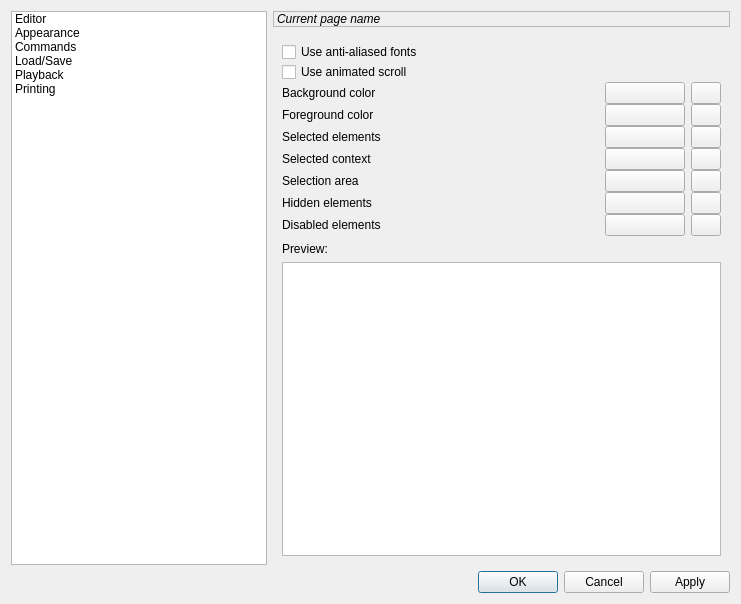
<?xml version="1.0" encoding="UTF-8"?>
<ui version="4.0">
 <class>uiSettingsDialog</class>
 <widget class="QDialog" name="uiSettingsDialog">
  <property name="geometry">
   <rect>
    <x>0</x>
    <y>0</y>
    <width>741</width>
    <height>604</height>
   </rect>
  </property>
  <property name="windowTitle">
   <string>Settings</string>
  </property>
  <layout class="QGridLayout" name="gridLayout">
   <item row="0" column="0">
    <layout class="QHBoxLayout">
     <property name="spacing">
      <number>6</number>
     </property>
     <property name="margin">
      <number>0</number>
     </property>
     <item>
      <widget class="QListWidget" name="uiSettingsList">
       <property name="sizePolicy">
        <sizepolicy hsizetype="Minimum" vsizetype="Expanding">
         <horstretch>0</horstretch>
         <verstretch>0</verstretch>
        </sizepolicy>
       </property>
       <property name="iconSize">
        <size>
         <width>50</width>
         <height>50</height>
        </size>
       </property>
       <property name="flow">
        <enum>QListView::TopToBottom</enum>
       </property>
       <property name="isWrapping" stdset="0">
        <bool>false</bool>
       </property>
       <property name="spacing">
        <number>0</number>
       </property>
       <property name="viewMode">
        <enum>QListView::ListMode</enum>
       </property>
       <property name="uniformItemSizes">
        <bool>false</bool>
       </property>
       <property name="wordWrap">
        <bool>true</bool>
       </property>
       <item>
        <property name="text">
         <string>Editor</string>
        </property>
        <property name="icon">
         <iconset>
          <normaloff>images:settings/editorsettings.svg</normaloff>images:settings/editorsettings.svg</iconset>
        </property>
       </item>
       <item>
        <property name="text">
         <string>Appearance</string>
        </property>
        <property name="icon">
         <iconset>
          <normaloff>images:settings/colorsettings.svg</normaloff>images:settings/colorsettings.svg</iconset>
        </property>
       </item>
       <item>
        <property name="text">
         <string>Commands</string>
        </property>
       </item>
       <item>
        <property name="text">
         <string>Load/Save</string>
        </property>
        <property name="icon">
         <iconset>
          <normaloff>images:settings/floppy.svg</normaloff>images:settings/floppy.svg</iconset>
        </property>
       </item>
       <item>
        <property name="text">
         <string>Playback</string>
        </property>
        <property name="icon">
         <iconset>
          <normaloff>images:settings/midisetup.svg</normaloff>images:settings/midisetup.svg</iconset>
        </property>
       </item>
       <item>
        <property name="text">
         <string>Printing</string>
        </property>
        <property name="icon">
         <iconset>
          <normaloff>images:settings/printingsettings.svg</normaloff>images:settings/printingsettings.svg</iconset>
        </property>
       </item>
      </widget>
     </item>
     <item>
      <layout class="QVBoxLayout">
       <property name="spacing">
        <number>6</number>
       </property>
       <property name="margin">
        <number>0</number>
       </property>
       <item>
        <widget class="QLabel" name="uiPageNameLabel">
         <property name="font">
          <font>
           <weight>50</weight>
           <italic>true</italic>
           <bold>false</bold>
          </font>
         </property>
         <property name="frameShape">
          <enum>QFrame::StyledPanel</enum>
         </property>
         <property name="frameShadow">
          <enum>QFrame::Plain</enum>
         </property>
         <property name="text">
          <string>Current page name</string>
         </property>
        </widget>
       </item>
       <item>
        <widget class="QStackedWidget" name="uiStackedWidget">
         <property name="frameShape">
          <enum>QFrame::NoFrame</enum>
         </property>
         <property name="frameShadow">
          <enum>QFrame::Plain</enum>
         </property>
         <property name="currentIndex">
          <number>1</number>
         </property>
         <widget class="QWidget" name="editorSettings">
          <layout class="QVBoxLayout" name="verticalLayout_2">
           <item>
            <widget class="QCheckBox" name="uiFinaleLyricsCheckBox">
             <property name="toolTip">
              <string>When making hyphen, immediately jump to the next syllable without hitting space bar key.</string>
             </property>
             <property name="text">
              <string>Use Finale/Sibelius lyrics behaviour</string>
             </property>
            </widget>
           </item>
           <item>
            <widget class="QCheckBox" name="uiShadowNotesInOtherStaffs">
             <property name="toolTip">
              <string>When inserting notes, show the helper notes in all staffs, not only in the active one.</string>
             </property>
             <property name="text">
              <string>Show helper notes in other staffs</string>
             </property>
            </widget>
           </item>
           <item>
            <widget class="QCheckBox" name="uiPlayInsertedNotes">
             <property name="toolTip">
              <string>When inserting notes or changing existing notes pitch, play the new notes.</string>
             </property>
             <property name="text">
              <string>Play inserted notes</string>
             </property>
            </widget>
           </item>
           <item>
            <widget class="QCheckBox" name="uiAutoBar">
             <property name="toolTip">
              <string>When inserting notes and rests, place a barline automatically, if the last bar is full.</string>
             </property>
             <property name="text">
              <string>Automatic bar placement</string>
             </property>
            </widget>
           </item>
           <item>
            <widget class="QCheckBox" name="uiSplitAtQuarterBoundaries">
             <property name="toolTip">
              <string>When inserting notes and rests, split them automatically at quarter boundaries.</string>
             </property>
             <property name="text">
              <string>Automatic splitting at quarter boundaries</string>
             </property>
            </widget>
           </item>
           <item>
            <spacer name="verticalSpacer">
             <property name="orientation">
              <enum>Qt::Vertical</enum>
             </property>
             <property name="sizeHint" stdset="0">
              <size>
               <width>20</width>
               <height>40</height>
              </size>
             </property>
            </spacer>
           </item>
          </layout>
         </widget>
         <widget class="QWidget" name="appearanceSettings">
          <layout class="QVBoxLayout" name="verticalLayout_3">
           <item>
            <layout class="QVBoxLayout">
             <property name="spacing">
              <number>0</number>
             </property>
             <property name="margin">
              <number>0</number>
             </property>
             <item>
              <widget class="QCheckBox" name="uiAntiAliasing">
               <property name="toolTip">
                <string>Use anti-aliased fonts for drawing the score. Looks nicer, but slower.</string>
               </property>
               <property name="text">
                <string>Use anti-aliased fonts</string>
               </property>
              </widget>
             </item>
             <item>
              <widget class="QCheckBox" name="uiAnimatedScroll">
               <property name="text">
                <string>Use animated scroll</string>
               </property>
              </widget>
             </item>
             <item>
              <layout class="QHBoxLayout">
               <property name="spacing">
                <number>6</number>
               </property>
               <property name="margin">
                <number>0</number>
               </property>
               <item>
                <widget class="QLabel" name="uiBackgroundLabel">
                 <property name="toolTip">
                  <string>Color which the background is filled.</string>
                 </property>
                 <property name="text">
                  <string>Background color</string>
                 </property>
                </widget>
               </item>
               <item>
                <widget class="QPushButton" name="uiBackgroundColor">
                 <property name="maximumSize">
                  <size>
                   <width>80</width>
                   <height>16777215</height>
                  </size>
                 </property>
                 <property name="text">
                  <string/>
                 </property>
                </widget>
               </item>
               <item>
                <widget class="QPushButton" name="uiBackgroundRevert">
                 <property name="maximumSize">
                  <size>
                   <width>30</width>
                   <height>16777215</height>
                  </size>
                 </property>
                 <property name="icon">
                  <iconset>
                   <normaloff>images:settings/revert.svg</normaloff>images:settings/revert.svg</iconset>
                 </property>
                </widget>
               </item>
              </layout>
             </item>
             <item>
              <layout class="QHBoxLayout">
               <property name="spacing">
                <number>6</number>
               </property>
               <property name="margin">
                <number>0</number>
               </property>
               <item>
                <widget class="QLabel" name="uiForegroundLabel">
                 <property name="toolTip">
                  <string>Color which the music elements are painted.</string>
                 </property>
                 <property name="text">
                  <string>Foreground color</string>
                 </property>
                </widget>
               </item>
               <item>
                <widget class="QPushButton" name="uiForegroundColor">
                 <property name="maximumSize">
                  <size>
                   <width>80</width>
                   <height>16777215</height>
                  </size>
                 </property>
                 <property name="text">
                  <string/>
                 </property>
                </widget>
               </item>
               <item>
                <widget class="QPushButton" name="uiForegroundRevert">
                 <property name="maximumSize">
                  <size>
                   <width>30</width>
                   <height>16777215</height>
                  </size>
                 </property>
                 <property name="icon">
                  <iconset>
                   <normaloff>images:settings/revert.svg</normaloff>images:settings/revert.svg</iconset>
                 </property>
                </widget>
               </item>
              </layout>
             </item>
             <item>
              <layout class="QHBoxLayout">
               <property name="spacing">
                <number>6</number>
               </property>
               <property name="margin">
                <number>0</number>
               </property>
               <item>
                <widget class="QLabel" name="uiSelectionLabel">
                 <property name="toolTip">
                  <string>Color which the selected music elements are painted.</string>
                 </property>
                 <property name="text">
                  <string>Selected elements</string>
                 </property>
                </widget>
               </item>
               <item>
                <widget class="QPushButton" name="uiSelectionColor">
                 <property name="maximumSize">
                  <size>
                   <width>80</width>
                   <height>16777215</height>
                  </size>
                 </property>
                 <property name="text">
                  <string/>
                 </property>
                </widget>
               </item>
               <item>
                <widget class="QPushButton" name="uiSelectionRevert">
                 <property name="maximumSize">
                  <size>
                   <width>30</width>
                   <height>16777215</height>
                  </size>
                 </property>
                 <property name="icon">
                  <iconset>
                   <normaloff>images:settings/revert.svg</normaloff>images:settings/revert.svg</iconset>
                 </property>
                </widget>
               </item>
              </layout>
             </item>
             <item>
              <layout class="QHBoxLayout">
               <property name="spacing">
                <number>6</number>
               </property>
               <property name="margin">
                <number>0</number>
               </property>
               <item>
                <widget class="QLabel" name="uiSelectedContextLabel">
                 <property name="toolTip">
                  <string>Color which the current context is painted.</string>
                 </property>
                 <property name="text">
                  <string>Selected context</string>
                 </property>
                </widget>
               </item>
               <item>
                <widget class="QPushButton" name="uiSelectedContextColor">
                 <property name="maximumSize">
                  <size>
                   <width>80</width>
                   <height>16777215</height>
                  </size>
                 </property>
                 <property name="text">
                  <string/>
                 </property>
                </widget>
               </item>
               <item>
                <widget class="QPushButton" name="uiSelectedContextRevert">
                 <property name="maximumSize">
                  <size>
                   <width>30</width>
                   <height>16777215</height>
                  </size>
                 </property>
                 <property name="icon">
                  <iconset>
                   <normaloff>images:settings/revert.svg</normaloff>images:settings/revert.svg</iconset>
                 </property>
                </widget>
               </item>
              </layout>
             </item>
             <item>
              <layout class="QHBoxLayout">
               <property name="spacing">
                <number>6</number>
               </property>
               <property name="margin">
                <number>0</number>
               </property>
               <item>
                <widget class="QLabel" name="uiSelectionAreaLabel">
                 <property name="toolTip">
                  <string>Color which the selection area background is filled.</string>
                 </property>
                 <property name="text">
                  <string>Selection area</string>
                 </property>
                </widget>
               </item>
               <item>
                <widget class="QPushButton" name="uiSelectionAreaColor">
                 <property name="maximumSize">
                  <size>
                   <width>80</width>
                   <height>16777215</height>
                  </size>
                 </property>
                 <property name="text">
                  <string/>
                 </property>
                </widget>
               </item>
               <item>
                <widget class="QPushButton" name="uiSelectionAreaRevert">
                 <property name="maximumSize">
                  <size>
                   <width>30</width>
                   <height>16777215</height>
                  </size>
                 </property>
                 <property name="icon">
                  <iconset>
                   <normaloff>images:settings/revert.svg</normaloff>images:settings/revert.svg</iconset>
                 </property>
                </widget>
               </item>
              </layout>
             </item>
             <item>
              <layout class="QHBoxLayout">
               <property name="spacing">
                <number>6</number>
               </property>
               <property name="margin">
                <number>0</number>
               </property>
               <item>
                <widget class="QLabel" name="uiHiddenElementsLabel">
                 <property name="toolTip">
                  <string>Color which the invisible elements are painted in current-voice-only mode.</string>
                 </property>
                 <property name="text">
                  <string>Hidden elements</string>
                 </property>
                </widget>
               </item>
               <item>
                <widget class="QPushButton" name="uiHiddenElementsColor">
                 <property name="maximumSize">
                  <size>
                   <width>80</width>
                   <height>16777215</height>
                  </size>
                 </property>
                 <property name="text">
                  <string/>
                 </property>
                </widget>
               </item>
               <item>
                <widget class="QPushButton" name="uiHiddenElementsRevert">
                 <property name="maximumSize">
                  <size>
                   <width>30</width>
                   <height>16777215</height>
                  </size>
                 </property>
                 <property name="icon">
                  <iconset>
                   <normaloff>images:settings/revert.svg</normaloff>images:settings/revert.svg</iconset>
                 </property>
                </widget>
               </item>
              </layout>
             </item>
             <item>
              <layout class="QHBoxLayout">
               <property name="spacing">
                <number>6</number>
               </property>
               <property name="margin">
                <number>0</number>
               </property>
               <item>
                <widget class="QLabel" name="uiDisabledElements">
                 <property name="toolTip">
                  <string>Color which the elements in non-selected voice are painted.</string>
                 </property>
                 <property name="text">
                  <string>Disabled elements</string>
                 </property>
                </widget>
               </item>
               <item>
                <widget class="QPushButton" name="uiDisabledElementsColor">
                 <property name="maximumSize">
                  <size>
                   <width>80</width>
                   <height>16777215</height>
                  </size>
                 </property>
                 <property name="text">
                  <string/>
                 </property>
                </widget>
               </item>
               <item>
                <widget class="QPushButton" name="uiDisabledElementsRevert">
                 <property name="maximumSize">
                  <size>
                   <width>30</width>
                   <height>16777215</height>
                  </size>
                 </property>
                 <property name="icon">
                  <iconset>
                   <normaloff>images:settings/revert.svg</normaloff>images:settings/revert.svg</iconset>
                 </property>
                </widget>
               </item>
              </layout>
             </item>
            </layout>
           </item>
           <item>
            <widget class="QLabel" name="uiPreviewLabel">
             <property name="sizePolicy">
              <sizepolicy hsizetype="Preferred" vsizetype="Maximum">
               <horstretch>0</horstretch>
               <verstretch>0</verstretch>
              </sizepolicy>
             </property>
             <property name="text">
              <string>Preview:</string>
             </property>
            </widget>
           </item>
           <item>
            <widget class="CAScoreView" name="uiPreviewScoreView"/>
           </item>
          </layout>
         </widget>
         <widget class="QWidget" name="commandsSettings"/>
         <widget class="QWidget" name="loadSaveSettings">
          <layout class="QVBoxLayout" name="verticalLayout_4">
           <item>
            <layout class="QVBoxLayout">
             <property name="spacing">
              <number>0</number>
             </property>
             <property name="margin">
              <number>0</number>
             </property>
             <item>
              <widget class="QLabel" name="uiDocumentsDirectoryLabel">
               <property name="text">
                <string>Default documents location:</string>
               </property>
              </widget>
             </item>
             <item>
              <layout class="QHBoxLayout">
               <property name="spacing">
                <number>6</number>
               </property>
               <property name="margin">
                <number>0</number>
               </property>
               <item>
                <widget class="QLineEdit" name="uiDocumentsDirectory"/>
               </item>
               <item>
                <widget class="QPushButton" name="uiDocumentsDirectoryBrowse">
                 <property name="maximumSize">
                  <size>
                   <width>30</width>
                   <height>16777215</height>
                  </size>
                 </property>
                 <property name="text">
                  <string>...</string>
                 </property>
                </widget>
               </item>
               <item>
                <widget class="QPushButton" name="uiDocumentsDirectoryRevert">
                 <property name="maximumSize">
                  <size>
                   <width>30</width>
                   <height>16777215</height>
                  </size>
                 </property>
                 <property name="icon">
                  <iconset>
                   <normaloff>images:settings/revert.svg</normaloff>images:settings/revert.svg</iconset>
                 </property>
                </widget>
               </item>
              </layout>
             </item>
            </layout>
           </item>
           <item>
            <layout class="QVBoxLayout">
             <property name="spacing">
              <number>0</number>
             </property>
             <property name="margin">
              <number>0</number>
             </property>
             <item>
              <widget class="QLabel" name="uiDefaultSaveLabel">
               <property name="text">
                <string>Default file format for saving:</string>
               </property>
              </widget>
             </item>
             <item>
              <widget class="QComboBox" name="uiDefaultSaveComboBox">
               <property name="sizePolicy">
                <sizepolicy hsizetype="Preferred" vsizetype="Preferred">
                 <horstretch>0</horstretch>
                 <verstretch>0</verstretch>
                </sizepolicy>
               </property>
              </widget>
             </item>
            </layout>
           </item>
           <item>
            <layout class="QHBoxLayout">
             <property name="spacing">
              <number>6</number>
             </property>
             <property name="margin">
              <number>0</number>
             </property>
             <item>
              <widget class="QLabel" name="uiAutoRecoveryLabel">
               <property name="sizePolicy">
                <sizepolicy hsizetype="Maximum" vsizetype="Preferred">
                 <horstretch>0</horstretch>
                 <verstretch>0</verstretch>
                </sizepolicy>
               </property>
               <property name="text">
                <string comment="Auto save every %n minutes.">Recovery saving interval in minutes:</string>
               </property>
              </widget>
             </item>
             <item>
              <widget class="QSpinBox" name="uiAutoRecoverySpinBox">
               <property name="maximumSize">
                <size>
                 <width>70</width>
                 <height>16777215</height>
                </size>
               </property>
               <property name="toolTip">
                <string>Automatically make recovery documents every specified number of ellapsed minutes. 0 to disable recovery saving.</string>
               </property>
              </widget>
             </item>
             <item>
              <spacer>
               <property name="orientation">
                <enum>Qt::Horizontal</enum>
               </property>
               <property name="sizeHint" stdset="0">
                <size>
                 <width>40</width>
                 <height>20</height>
                </size>
               </property>
              </spacer>
             </item>
            </layout>
           </item>
           <item>
            <spacer name="verticalSpacer_2">
             <property name="orientation">
              <enum>Qt::Vertical</enum>
             </property>
             <property name="sizeHint" stdset="0">
              <size>
               <width>20</width>
               <height>40</height>
              </size>
             </property>
            </spacer>
           </item>
          </layout>
         </widget>
         <widget class="QWidget" name="midiSettings">
          <layout class="QHBoxLayout" name="horizontalLayout">
           <item>
            <layout class="QVBoxLayout">
             <property name="spacing">
              <number>6</number>
             </property>
             <property name="margin">
              <number>0</number>
             </property>
             <item>
              <widget class="QLabel" name="uiMidiInLabel">
               <property name="text">
                <string>MIDI IN devices:</string>
               </property>
              </widget>
             </item>
             <item>
              <widget class="QListWidget" name="uiMidiInList"/>
             </item>
            </layout>
           </item>
           <item>
            <widget class="Line" name="line">
             <property name="orientation">
              <enum>Qt::Vertical</enum>
             </property>
            </widget>
           </item>
           <item>
            <layout class="QVBoxLayout">
             <property name="spacing">
              <number>6</number>
             </property>
             <property name="margin">
              <number>0</number>
             </property>
             <item>
              <widget class="QLabel" name="uiMidiOutLabel">
               <property name="text">
                <string>MIDI OUT devices:</string>
               </property>
              </widget>
             </item>
             <item>
              <widget class="QListWidget" name="uiMidiOutList"/>
             </item>
            </layout>
           </item>
          </layout>
         </widget>
         <widget class="QWidget" name="printingSettings">
          <layout class="QVBoxLayout" name="verticalLayout_7">
           <item>
            <layout class="QHBoxLayout" name="horizontalLayout_2">
             <item>
              <widget class="QLabel" name="uiTypesetterLabel">
               <property name="sizePolicy">
                <sizepolicy hsizetype="Maximum" vsizetype="Preferred">
                 <horstretch>0</horstretch>
                 <verstretch>0</verstretch>
                </sizepolicy>
               </property>
               <property name="text">
                <string>Default typesetter:</string>
               </property>
              </widget>
             </item>
             <item>
              <widget class="QComboBox" name="uiTypesetter">
               <item>
                <property name="text">
                 <string>LilyPond</string>
                </property>
                <property name="icon">
                 <iconset>
                  <normaloff>images:general/lilypond.svg</normaloff>images:general/lilypond.svg</iconset>
                </property>
               </item>
              </widget>
             </item>
            </layout>
           </item>
           <item>
            <layout class="QVBoxLayout" name="verticalLayout_5">
             <property name="spacing">
              <number>0</number>
             </property>
             <item>
              <widget class="QLabel" name="uiTypesetterLocationLabel">
               <property name="text">
                <string>Typesetter location:</string>
               </property>
              </widget>
             </item>
             <item>
              <layout class="QHBoxLayout" name="horizontalLayout_3">
               <item>
                <widget class="QLineEdit" name="uiTypesetterLocation">
                 <property name="enabled">
                  <bool>false</bool>
                 </property>
                </widget>
               </item>
               <item>
                <widget class="QPushButton" name="uiTypesetterBrowse">
                 <property name="enabled">
                  <bool>false</bool>
                 </property>
                 <property name="text">
                  <string>Browse...</string>
                 </property>
                </widget>
               </item>
              </layout>
             </item>
             <item>
              <widget class="QCheckBox" name="uiTypesetterDefault">
               <property name="text">
                <string>Use system default</string>
               </property>
               <property name="checked">
                <bool>true</bool>
               </property>
              </widget>
             </item>
            </layout>
           </item>
           <item>
            <layout class="QVBoxLayout" name="verticalLayout_6">
             <property name="spacing">
              <number>0</number>
             </property>
             <item>
              <widget class="QLabel" name="uiPdfViewerLocationLabel">
               <property name="text">
                <string>PDF viewer location:</string>
               </property>
              </widget>
             </item>
             <item>
              <layout class="QHBoxLayout" name="horizontalLayout_4">
               <item>
                <widget class="QLineEdit" name="uiPdfViewerLocation">
                 <property name="enabled">
                  <bool>false</bool>
                 </property>
                </widget>
               </item>
               <item>
                <widget class="QPushButton" name="uiPdfViewerBrowse">
                 <property name="enabled">
                  <bool>false</bool>
                 </property>
                 <property name="text">
                  <string>Browse...</string>
                 </property>
                </widget>
               </item>
              </layout>
             </item>
             <item>
              <widget class="QCheckBox" name="uiPdfViewerDefault">
               <property name="text">
                <string>Use system default</string>
               </property>
               <property name="checked">
                <bool>true</bool>
               </property>
              </widget>
             </item>
            </layout>
           </item>
           <item>
            <spacer name="verticalSpacer_3">
             <property name="orientation">
              <enum>Qt::Vertical</enum>
             </property>
             <property name="sizeHint" stdset="0">
              <size>
               <width>20</width>
               <height>40</height>
              </size>
             </property>
            </spacer>
           </item>
          </layout>
         </widget>
        </widget>
       </item>
      </layout>
     </item>
    </layout>
   </item>
   <item row="1" column="0">
    <widget class="QDialogButtonBox" name="uiButtonBox">
     <property name="orientation">
      <enum>Qt::Horizontal</enum>
     </property>
     <property name="standardButtons">
      <set>QDialogButtonBox::Apply|QDialogButtonBox::Cancel|QDialogButtonBox::Ok</set>
     </property>
    </widget>
   </item>
  </layout>
 </widget>
 <customwidgets>
  <customwidget>
   <class>CAScoreView</class>
   <extends>QGraphicsView</extends>
   <header>widgets/scoreview.h</header>
  </customwidget>
 </customwidgets>
 <resources/>
 <connections>
  <connection>
   <sender>uiButtonBox</sender>
   <signal>accepted()</signal>
   <receiver>uiSettingsDialog</receiver>
   <slot>accept()</slot>
   <hints>
    <hint type="sourcelabel">
     <x>249</x>
     <y>541</y>
    </hint>
    <hint type="destinationlabel">
     <x>157</x>
     <y>274</y>
    </hint>
   </hints>
  </connection>
  <connection>
   <sender>uiButtonBox</sender>
   <signal>rejected()</signal>
   <receiver>uiSettingsDialog</receiver>
   <slot>reject()</slot>
   <hints>
    <hint type="sourcelabel">
     <x>317</x>
     <y>541</y>
    </hint>
    <hint type="destinationlabel">
     <x>286</x>
     <y>274</y>
    </hint>
   </hints>
  </connection>
 </connections>
</ui>
